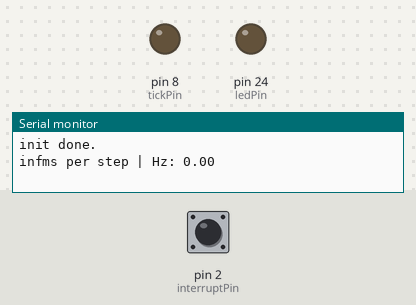
Bench run of a sketch on a simulated Arduino Mega 2560, built with avr-gcc and run on an emulated ATmega2560. On the bench: output pins drawn as LEDs (lit = HIGH), the last lines printed to the serial monitor. Inputs (shaded band) come from the test bench; at power-on: pin 2 (interruptPin) HIGH.

Above: at 1.2 s.
1.3 s: pin 2 (interruptPin) pulled LOW for 0.15 s
At 2.5 s:
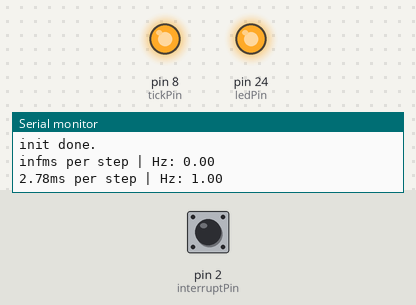
2.9 s: pin 2 (interruptPin) pulled LOW for 1 s
At 3.9 s:
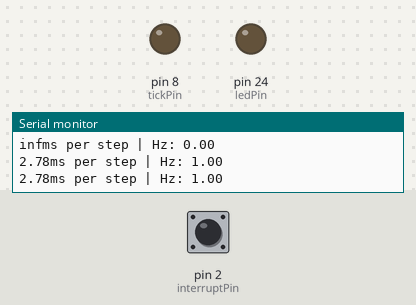
5.4 s: pin 2 (interruptPin) pulled LOW for 3.2 s
At 5.8 s:
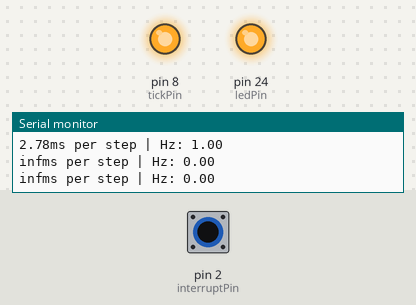
Timing chart, 0 to 8.4 s (numbered marks = the images above; inputs shaded):
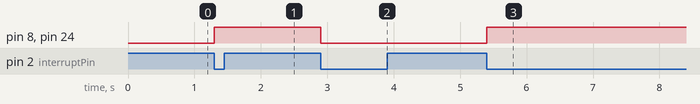

The sketch:

calc_rpm.ino
```cpp
const byte ledPin = 24;
const byte tickPin = 8;
const byte interruptPin = 2;
volatile byte state = LOW;
volatile int rotations = 0;
int rotations_last_calculation = 0;
unsigned long millis_last_calculation = 0;
float current_rpm = 0;
float current_Hz = 0;
int steps_per_revolution = 360;
float current_ms_per_step;


void setup() {
  pinMode(ledPin, OUTPUT);
  pinMode(tickPin, OUTPUT);
  pinMode(interruptPin, INPUT);
  millis_last_calculation = millis();
  Serial.begin(115200);
  Serial.println("init done.\n");
  attachInterrupt(digitalPinToInterrupt(interruptPin), count, FALLING);

}

void loop() {
  //detachInterrupt(digitalPinToInterrupt(interruptPin)); //detach during calculations and stuff

  calc_rpm(rotations);
  //attachInterrupt(digitalPinToInterrupt(interruptPin), count, FALLING);
}

float calc_rpm(int total_rotations) {
  unsigned long current_time = millis();
  if (current_time >= (millis_last_calculation + 1000)) { //if a second has passed
    //Serial.println(current_time);
    int current_rotations = total_rotations - rotations_last_calculation;
    current_Hz = (current_rotations*1000) / (current_time-millis_last_calculation);
    current_rpm = current_Hz * 60;
    current_ms_per_step = 1/current_Hz/steps_per_revolution*1000;

    rotations_last_calculation = total_rotations;
    message_rpm_via_serial(current_Hz);
    millis_last_calculation = current_time;
  }
  message_rpm(current_rpm);
  return current_rpm;
}

void message_rpm(float rpm)
{
  digitalWrite(ledPin, state);
  digitalWrite(tickPin, state);
}

void message_rpm_via_serial(float rpm)
{
  Serial.print(current_ms_per_step);
  Serial.print("ms per step | Hz: ");
  Serial.println(rpm);
}

void count() {
  state = !state;
  rotations++;
}
```

Measured:
- after the input at 1.3 s, pin 8 (tickPin), pin 24 (ledPin): LOW → HIGH at once
- after the input at 2.9 s, pin 8 (tickPin), pin 24 (ledPin): HIGH → LOW at once
- after the input at 5.4 s, pin 8 (tickPin), pin 24 (ledPin): LOW → HIGH at once
